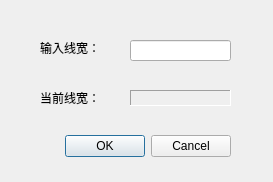
<?xml version="1.0" encoding="UTF-8"?>
<ui version="4.0">
 <class>setPen</class>
 <widget class="QDialog" name="setPen">
  <property name="geometry">
   <rect>
    <x>0</x>
    <y>0</y>
    <width>273</width>
    <height>182</height>
   </rect>
  </property>
  <property name="windowTitle">
   <string>Dialog</string>
  </property>
  <widget class="QDialogButtonBox" name="buttonBox">
   <property name="geometry">
    <rect>
     <x>40</x>
     <y>130</y>
     <width>191</width>
     <height>32</height>
    </rect>
   </property>
   <property name="orientation">
    <enum>Qt::Horizontal</enum>
   </property>
   <property name="standardButtons">
    <set>QDialogButtonBox::Cancel|QDialogButtonBox::Ok</set>
   </property>
  </widget>
  <widget class="QLabel" name="label">
   <property name="geometry">
    <rect>
     <x>40</x>
     <y>40</y>
     <width>68</width>
     <height>15</height>
    </rect>
   </property>
   <property name="text">
    <string>输入线宽：</string>
   </property>
  </widget>
  <widget class="QLabel" name="label_2">
   <property name="geometry">
    <rect>
     <x>40</x>
     <y>90</y>
     <width>68</width>
     <height>15</height>
    </rect>
   </property>
   <property name="text">
    <string>当前线宽：</string>
   </property>
  </widget>
  <widget class="QLabel" name="nowLineW">
   <property name="geometry">
    <rect>
     <x>130</x>
     <y>90</y>
     <width>101</width>
     <height>16</height>
    </rect>
   </property>
   <property name="frameShape">
    <enum>QFrame::Panel</enum>
   </property>
   <property name="frameShadow">
    <enum>QFrame::Sunken</enum>
   </property>
   <property name="text">
    <string/>
   </property>
  </widget>
  <widget class="QLineEdit" name="lineW">
   <property name="geometry">
    <rect>
     <x>130</x>
     <y>40</y>
     <width>101</width>
     <height>21</height>
    </rect>
   </property>
  </widget>
 </widget>
 <resources/>
 <connections/>
</ui>
